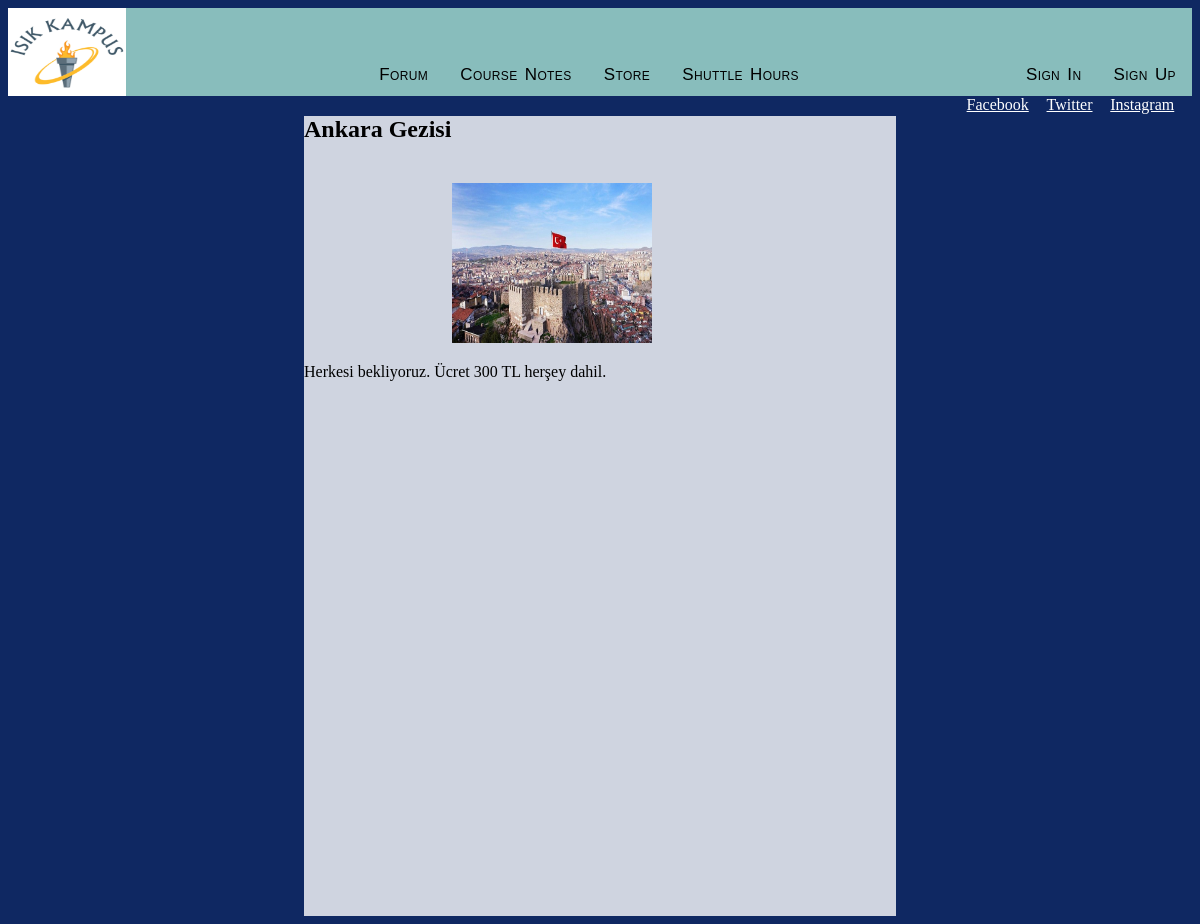
The page /upcomingEvents/Ankara Gezisi/ on the database its author committed.
### blog/models.py (models this page shows)
class Event(models.Model):
    name = models.CharField(primary_key=True, max_length=40)
    date = models.DateField(null=True)
    place = models.CharField(max_length=40)
    organizator = models.CharField(max_length=80)
    content = models.TextField(null=True)
    image1 = models.ImageField(null=True)

### blog/views.py (the view)
# urls.py: path('upcomingEvents/<str:pk>/', views.event_detail, name='event_detail'),
def event_detail(request, pk):
    event = get_object_or_404(Event, pk=pk)
    return render(request, 'blog/event_details.html', {'Event': event})

### blog/templates/blog/event_details.html
{% extends 'blog/base.html' %}
{% load static %}
{%  block content %}
<div class="eventDetail">
<h2>{{ Event.name }}</h2>
<img src={{ Event.image1.url }} class="otherNewsimg" width="200">
<p>{{ Event.content }}</p>
</div>
{% endblock %}

### blog/static/css/style.css (style rules this page uses)
body { background-color: #0f2862; }
.otherNewsimg { height: 20vh; margin-top: 20px; margin-left: 25%; }
.eventDetail { width: 50%; min-height: 100vh; max-height: 200vh; margin-left: 25%; background-color: rgba(255, 255, 255, 0.8); }

### rows shown on the page
Event: name "Ankara Gezisi", image1 (picture), content "Herkesi bekliyoruz. Ücret 300 TL herşey dahil."
